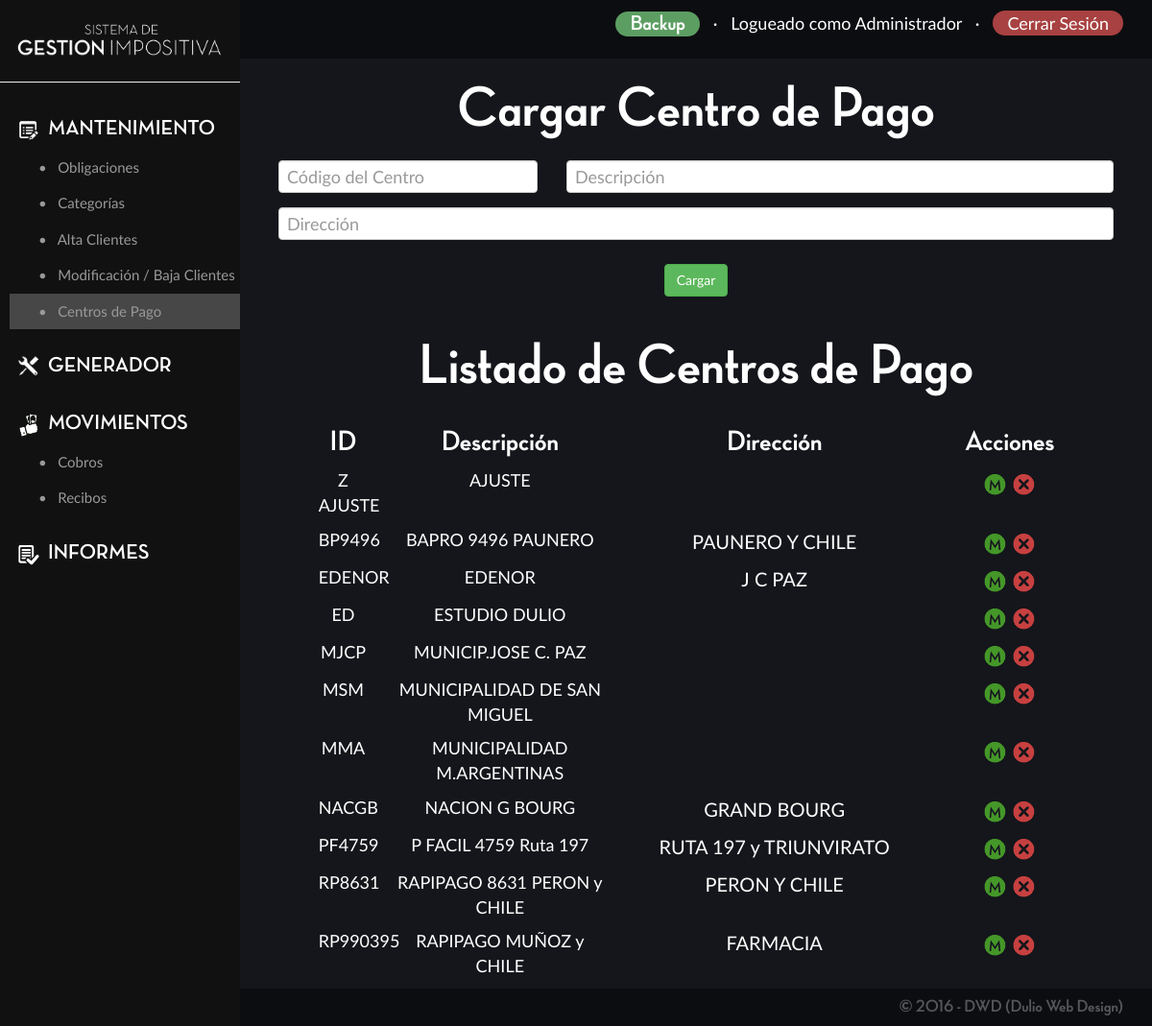
Page /ingresarBanco.php (signed in) on the committed database.
### tables this page shows
CREATE TABLE `usuario` (
  `username` varchar(30) NOT NULL,
  `password` varchar(100) NOT NULL,
  `tipoUsuario` varchar(1) NOT NULL,
  PRIMARY KEY (`username`)
);

CREATE TABLE `banco` (
  `idBanco` varchar(10) NOT NULL,
  `descripcion` varchar(256) DEFAULT NULL,
  `direccion` varchar(256) DEFAULT NULL,
  PRIMARY KEY (`idBanco`)
);

### session.php (called while the page is built, shortened)
<?php
	require("conecto.php");
	$user_check=$_SESSION['login_user'];
	$ses_sql=mysqli_query($conexion, "SELECT username FROM usuario WHERE username='$user_check'");
	$row = mysqli_fetch_assoc($ses_sql);
	$login_session =$row['username'];
?>

### funciones.php (called while the page is built, shortened)
<?php
	require "conecto.php";
	function getTipoUsuario($username){
		global $conexion;
		$sql="SELECT tipoUsuario FROM usuario WHERE username = '$username'";
		$resultado = mysqli_query($conexion,$sql);
		$tipoUsuario = mysqli_fetch_row($resultado);
		return $tipoUsuario[0];
	}
?>

### ingresarBanco.php (the view, shortened to what this page needs)
<?php
	include "session.php";
	include "funciones.php";
?>
<!doctype html>
<html>
<head>
    <link rel="stylesheet" href="css/bootstrap.css">
    <link rel="stylesheet" href="estilospanel.css">
</head>
<body>
	<?php
		include "conecto.php";
	?>
	<div class="lateral">
		<?php
			include "modificar/logoInside.php";
		?>
		<hr>
		<?php
			$tipoUsuario= getTipoUsuario($login_session);
			switch ($tipoUsuario) {
						case 0:
							include "modificar/menu0.php";
							break;
					}
		?>
	</div>
	<div class="principal">
		<div class="superior">
			<?php include "modificar/superior.php"; ?>
		</div>
		<div class="contenido" id="inicio">
			<div class="row">
				<h1 align="center">
					Cargar Centro de Pago
				</h1>
			</div>
			<form action="#" id="cargarBanco">
				<div class="row">
					<div class="col-sm-4">
						<div class="form-group">
							<input class='form-control' type="text" required id="idBanco" placeholder='Código del Centro' maxlength='10'>
						</div>
					</div>
					<div class="col-sm-8">
						<input class='form-control' required type="text" id="descripcion" placeholder='Descripción' maxlength='250'>
					</div>
				</div>
				<div class="row">
					<div class="col-sm-12">
						<div class="form-group">
							<input class='form-control' type="text" id="direccion" placeholder='Dirección' maxlength='250'>
						</div>
					</div>
				</div>
				<div class="row">
				</div>
				<div class="row">
					<p align="center">
						<input type="submit" value='Cargar' class='btn btn-success'>
					</p>
				</div>
			</form>
			<div class="row">
				<h1 align='center'>Listado de Centros de Pago</h1>
			</div>
			<div class='row'>
				<div class='col-sm-1'>
				</div>
				<div class='col-sm-1'>
					<h2 align='center'>
						ID
					</h2>
				</div>
				<div class='col-sm-3'>
					<h2 align='center'>
						Descripción
					</h2>
				</div>
				<div class='col-sm-4'>
					<h2 align='center'>
						Dirección
					</h2>
				</div>
				<div class='col-sm-2'>
					<h2 align='center'>
						Acciones
					</h2>
				</div>
				<div class='col-sm-1'>
				</div>
			</div>
			<?php
				$sql = "SELECT * FROM banco ORDER BY descripcion";
				$resultado = mysqli_query($conexion,$sql);
				while($banco = mysqli_fetch_assoc($resultado)){
					echo"
						<div class='row'>
							<div class='col-sm-1'>
								<p align='center'>
								</p>
							</div>
							<div class='col-sm-1'>
								<p align='center' class='listadoClientes'>
									".$banco['idBanco']."
								</p>
							</div>
							<div class='col-sm-3'>
								<p align='center' class='listadoClientes'>
									".$banco['descripcion']."
								</p>
							</div>
							<div class='col-sm-4' class='listadoClientes'>
								<p align='center'>
									".$banco['direccion']."
								</p>
							</div>
							<div class='col-sm-2'>
								<p align='center'>
									<a class='modificar' href='#' id='".$banco['idBanco']."'>
										<img src='img/modificar.png' width='25px' alt='Modificar'>
									</a>
									<a class='eliminar' href='#' id='".$banco['idBanco']."'>
										<img src='img/cross.png' width='25px' alt='Eliminar'>
									</a>
								</p>
							</div>
							<div class='col-sm-1'>
								<p align='center'>
								</p>
							</div>
						</div>
					";
				}
			?>
		</div>
		<div class="inferior">
			<h4 align="right">
	    		<a target="_blank" class="footer" href="http://www.dulio.com.ar">&copy; 2016 - DWD (Dulio Web Design)</a>
	    	</h4>
		</div>
	</div>
</body>
</html>

### modificar/superior.php (shortened to what this page needs)
<?php
	$idTipoUsuario=getTipoUsuario($login_session);
	echo"
		<p class='logueadocomo' align='right'>
	";
	if($idTipoUsuario==0){
		echo"
					<a id='visitarsitio' href='quieresBackupear.php'>Backup</a> &nbsp; &middot; &nbsp;
				";
	}
				echo"
				Logueado como
				";
					switch ($idTipoUsuario) {
						case 0:
							$tipoUsuario = 'Administrador';
							break;
					}
						echo "$tipoUsuario";
				echo"
				&nbsp; &middot; &nbsp; <a id='cerrarsesion' href='logout.php'>Cerrar Sesión</a>
			</p>
	";
?>

### estilospanel.css (style rules this page uses)
* { margin: 0; padding: 0; }
html { height: 100%; min-height: 100%; }
body { font-family: 'LatoR'; overflow-x: hidden; height: 100%; min-height: 100%; background-color: #14161b; }
h1, h2, h3, h4, h5, h6 { font-family: 'Neutra'; }
h1 { font-size: 60px; }
.lateral { width: 250px; position: fixed; height: 100%; background-color: #111111; color: #FFF; overflow-y: auto; }
.principal { margin-left: 250px; min-height: 100%; background-color: #14161b; color: #FFF; display: flex; flex-direction: column; justify-content: space-between; }
.superior { background-color: #0c0d10; }
.contenido { min-height: 80%; font-size: 20px; }
.inferior { background-color: #0c0d10; }
a { color: #FFF; }
.logueadocomo { font-size: 18px; padding: 10px 0px; padding-right: 30px; }
#visitarsitio { font-family: 'Neutra'; font-size: 22px; }
.footer { color:rgba(255,255,255,0.3); padding-right:30px; }
#visitarsitio { border-radius: 15px; padding: 2px 15px; background-color: #5c9e62; }
#cerrarsesion { border-radius: 15px; padding: 2px 15px; background-color: #a84141; }
form { margin: 10px 40px; }
input[type="text"], input[type="number"], select, textarea { color:#000; width: 100%; padding: 2px; padding-left: 8px; font-size: 18px; }
#cerrarsesion { color: #FFF; }
.listadoClientes { font-size: 18px; }

### rows in the picture
usuario: tipoUsuario "Administrador"
banco: idBanco "Z AJUSTE", descripcion "AJUSTE"
banco: idBanco "BP9496", descripcion "BAPRO 9496 PAUNERO", direccion "PAUNERO Y CHILE"
banco: idBanco "EDENOR", descripcion "EDENOR", direccion "J C PAZ"
banco: idBanco "ED", descripcion "ESTUDIO DULIO"
banco: idBanco "MJCP", descripcion "MUNICIP.JOSE C. PAZ"
banco: idBanco "MSM", descripcion "MUNICIPALIDAD DE SAN MIGUEL"
banco: idBanco "MMA", descripcion "MUNICIPALIDAD M.ARGENTINAS"
banco: idBanco "NACGB", descripcion "NACION G BOURG", direccion "GRAND BOURG"
banco: idBanco "PF4759", descripcion "P FACIL 4759 Ruta 197", direccion "RUTA 197 y TRIUNVIRATO"
banco: idBanco "RP8631", descripcion "RAPIPAGO 8631 PERON y CHILE", direccion "PERON Y CHILE"
banco: idBanco "RP990395", descripcion "RAPIPAGO MUÑOZ y CHILE", direccion "FARMACIA"
